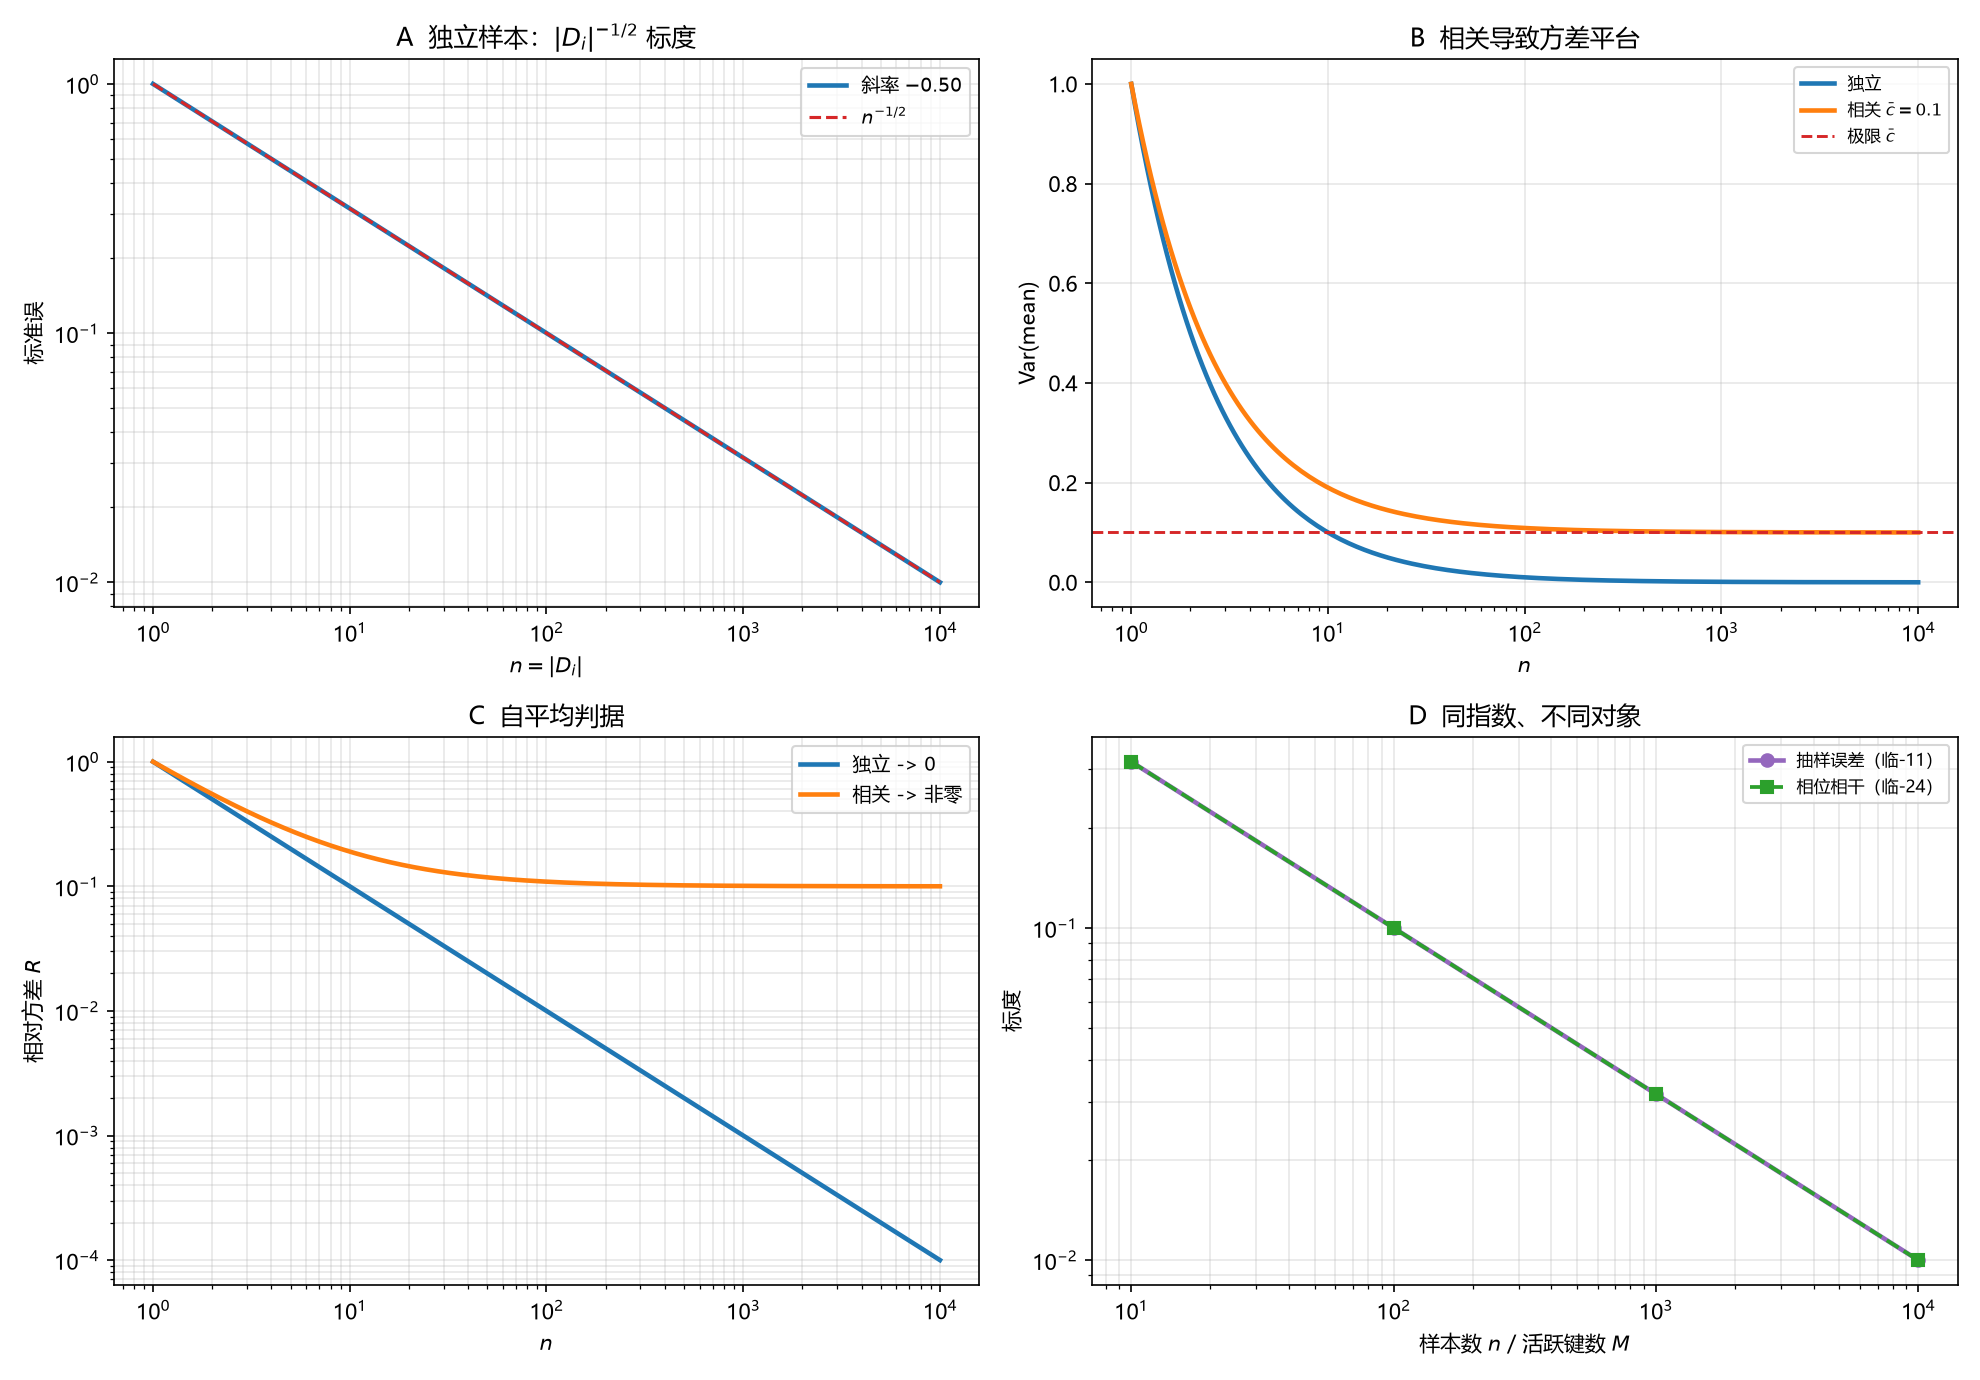

Generate this figure with Python:
# -*- coding: utf-8 -*-
"""
环 13／临-11 自平均标度的数值核对。

1. 独立样本均值标准误 ~ sigma/sqrt(n)（双对数斜率 -0.5）；
2. 正相关样本（c_bar=0.1）的方差平台 -> c_bar；
3. 相对方差 R：独立 -> 0，相关 -> c_bar/mu^2；
4. 与临-24 的相位相干 M^{-1/2} 对照（同斜率、不同对象）。

由 (11A.1)-(11A.4) 直接计算，无拟合。
"""

import csv
import os

import numpy as np
import matplotlib
matplotlib.use("Agg")
import matplotlib.pyplot as plt

plt.rcParams["font.sans-serif"] = ["Microsoft YaHei", "SimHei", "DejaVu Sans"]
plt.rcParams["axes.unicode_minus"] = False

HERE = os.path.dirname(os.path.abspath(__file__))
OUT_PNG = os.path.join(HERE, "环13_临11自平均.png")
OUT_CSV = os.path.join(HERE, "环13_临11自平均.csv")

SIGMA2 = 1.0
CBAR = 0.1
MU = 1.0


def var_indep(n):
    return SIGMA2 / n


def var_corr(n):
    return SIGMA2 / n + (n - 1) / n * CBAR


def main():
    rows = []
    ns = np.logspace(0, 4, 200)
    print("方差与标准误")
    for n in (10, 100, 1000, 10000):
        vi, vc = var_indep(n), var_corr(n)
        print(f"  n={n:6d}: Var_ind={vi:.6f}, stderr={np.sqrt(vi):.6f}, Var_corr={vc:.6f}")
        rows.append(("variance", n, vi, vc, np.nan))
    slope = np.polyfit(np.log(ns), np.log(np.sqrt(var_indep(ns))), 1)[0]
    print(f"  标准误双对数斜率={slope:.4f} (target -0.5)")

    for n in (10, 100, 1000, 10000):
        Ri = var_indep(n) / MU ** 2
        Rc = var_corr(n) / MU ** 2
        rows.append(("relative", n, Ri, Rc, np.nan))
    print(f"  相关极限 Var_corr(1e4)={var_corr(1e4):.6f} -> c_bar={CBAR}")

    with open(OUT_CSV, "w", newline="", encoding="utf-8-sig") as fh:
        wr = csv.writer(fh)
        wr.writerow(["kind", "x", "y", "y_ref", "extra"])
        wr.writerows(rows)

    fig, ax = plt.subplots(2, 2, figsize=(13.2, 9.2))

    # A stderr
    ax[0, 0].loglog(ns, np.sqrt(var_indep(ns)), lw=2.2, color="tab:blue",
                    label=rf"斜率 ${slope:.2f}$")
    ax[0, 0].loglog(ns, 1 / np.sqrt(ns), "--", color="tab:red", label=r"$n^{-1/2}$")
    ax[0, 0].set_xlabel(r"$n=|D_i|$")
    ax[0, 0].set_ylabel(r"标准误")
    ax[0, 0].set_title("A  独立样本：$|D_i|^{-1/2}$ 标度")
    ax[0, 0].legend(fontsize=9)
    ax[0, 0].grid(alpha=0.3, which="both")

    # B variance with correlations
    ax[0, 1].semilogx(ns, var_indep(ns), lw=2.2, color="tab:blue", label="独立")
    ax[0, 1].semilogx(ns, var_corr(ns), lw=2.2, color="tab:orange",
                      label=rf"相关 $\bar c={CBAR}$")
    ax[0, 1].axhline(CBAR, color="tab:red", ls="--", lw=1.4, label=r"极限 $\bar c$")
    ax[0, 1].set_xlabel(r"$n$")
    ax[0, 1].set_ylabel("Var(mean)")
    ax[0, 1].set_title("B  相关导致方差平台")
    ax[0, 1].legend(fontsize=8)
    ax[0, 1].grid(alpha=0.3)

    # C relative variance
    ax[1, 0].loglog(ns, var_indep(ns) / MU ** 2, lw=2.2, color="tab:blue", label="独立 -> 0")
    ax[1, 0].loglog(ns, var_corr(ns) / MU ** 2, lw=2.2, color="tab:orange",
                    label="相关 -> 非零")
    ax[1, 0].set_xlabel(r"$n$")
    ax[1, 0].set_ylabel(r"相对方差 $R$")
    ax[1, 0].set_title("C  自平均判据")
    ax[1, 0].legend(fontsize=9)
    ax[1, 0].grid(alpha=0.3, which="both")

    # D compare with 临-24
    nn = np.array([10, 100, 1000, 10000])
    ax[1, 1].loglog(nn, 1 / np.sqrt(nn), "o-", lw=2.2, color="tab:purple",
                    label="抽样误差（临-11）")
    ax[1, 1].loglog(nn, 1 / np.sqrt(nn), "s--", lw=1.8, color="tab:green",
                    label="相位相干（临-24）")
    ax[1, 1].set_xlabel(r"样本数 $n$ / 活跃键数 $M$")
    ax[1, 1].set_ylabel("标度")
    ax[1, 1].set_title("D  同指数、不同对象")
    ax[1, 1].legend(fontsize=8)
    ax[1, 1].grid(alpha=0.3, which="both")

    fig.tight_layout()
    fig.savefig(OUT_PNG, dpi=150)
    plt.close(fig)
    print("\nsaved:", OUT_PNG)
    print("saved:", OUT_CSV)


if __name__ == "__main__":
    main()
